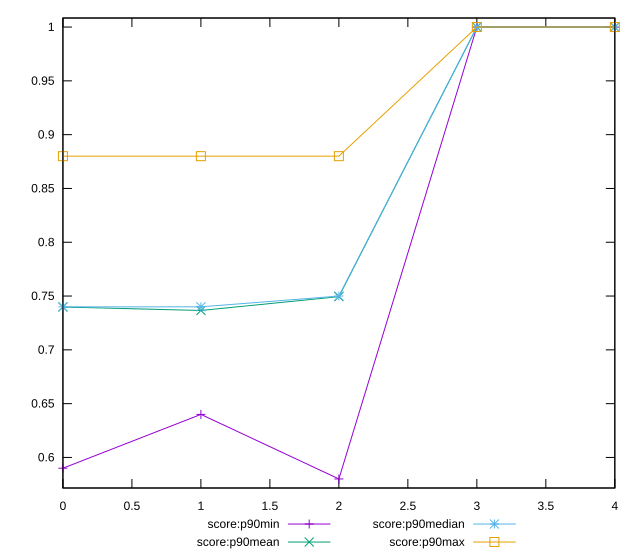

This chart was generated by the following gnuplot code:
reset

$scoreP90Min <<EOF
0 0.59
1 0.64
2 0.58
3 1
4 1
EOF

$scoreP90Mean <<EOF
0 0.7397872340425531
1 0.7365957446808508
2 0.7494680851063832
3 1
4 1
EOF

$scoreP90Median <<EOF
0 0.74
1 0.74
2 0.75
3 1
4 1
EOF

$scoreP90Max <<EOF
0 0.88
1 0.88
2 0.88
3 1
4 1
EOF

set key outside below
set xrange [0:4]
set yrange [0.5716:1.0084]
set trange [0.5716:1.0084]
set terminal svg size 640, 560 enhanced background rgb 'white'
set output "report_00013_2021-02-09T12-04-24.940Z/uses-webp-images/progression/score.svg"

plot $scoreP90Min title "score:p90min" with linespoints, \
     $scoreP90Mean title "score:p90mean" with linespoints, \
     $scoreP90Median title "score:p90median" with linespoints, \
     $scoreP90Max title "score:p90max" with linespoints

reset
